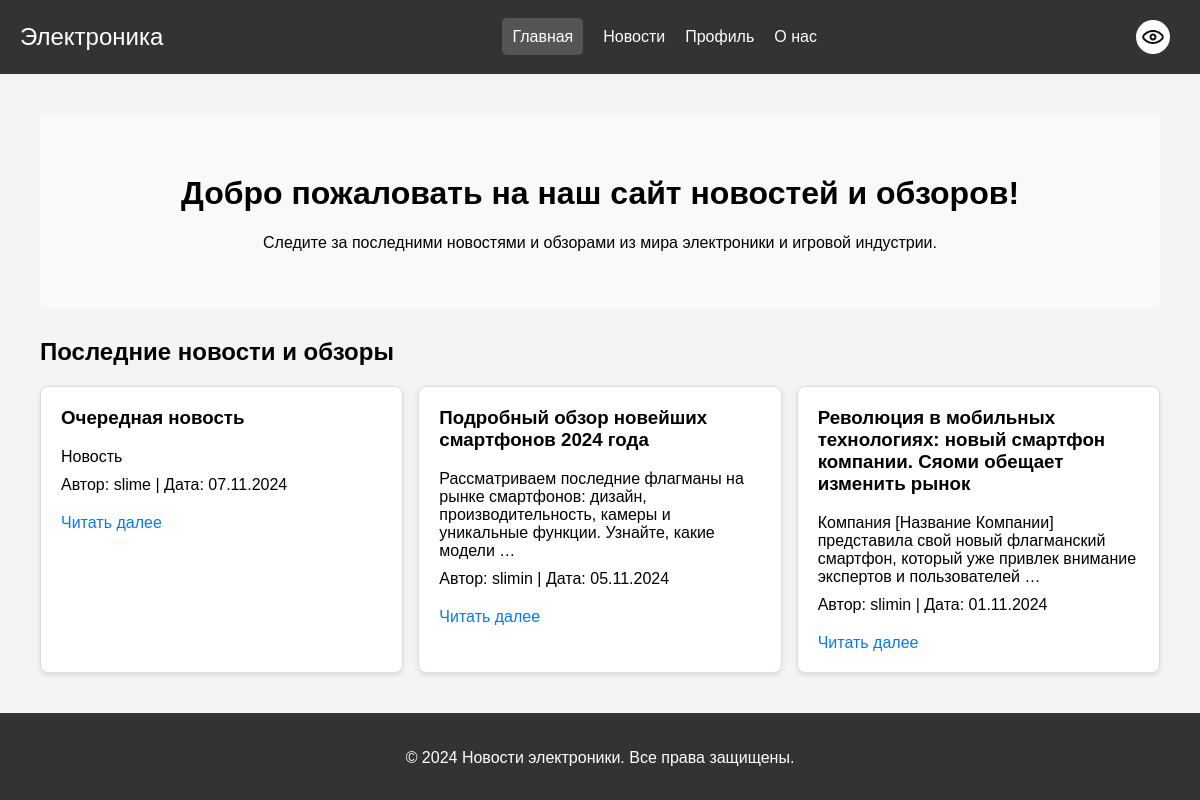
/ (signed in), run on the app's committed database.
### news/models.py (models this page shows, shortened)
class Content(models.Model):
    CONTENT_TYPES = [
        ('news', 'Новости'),
        ('review', 'Обзор'),
    ]
    title = models.CharField(max_length=200)
    content = models.TextField()
    created_at = models.DateTimeField(auto_now_add=True)
    author = models.ForeignKey('UserProfile', on_delete=models.CASCADE)
    type = models.CharField(max_length=10, choices=CONTENT_TYPES)
    age_restriction = models.BooleanField(default=False, verbose_name="Возрастные ограничения")

class UserProfile(AbstractUser):
    username = models.CharField(max_length=20, unique=True, blank=False)
    nickname = models.CharField(max_length=15, blank=False)
    birthdate = models.DateField(blank=False, null=False)
    avatar = models.ImageField(upload_to='user_avatars', default='user_avatars/default-avatar.png')
    email = models.EmailField(unique=True)

### news/views.py (the view)
# urls.py: path('', views.index, name='index'),
def index(request):
    latest_news = Content.objects.order_by('-created_at')[:6]
    return render(request, 'index.html', {'latest_news': latest_news})

### news/templates/index.html (shortened to what this page needs)
{% extends 'base.html' %}
{% load static %}
{% block extra_css %}
<link rel="stylesheet" href="{% static 'css/index.css' %}">
{% endblock %}
{% block content %}
<div class="content-container">
    <div class="banner">
        <h1>Добро пожаловать на наш сайт новостей и обзоров!</h1>
        <p>Следите за последними новостями и обзорами из мира электроники и игровой индустрии.</p>
    </div>
    <div class="latest-content">
        <h2>Последние новости и обзоры</h2>
        <div class="content-cards">
            {% for news in latest_news %}
                <div class="content-card">
                    <h3>{{ news.title }}</h3>
                    <p>{{ news.content|truncatewords:15 }}</p>
                    <p>Автор: {{ news.author.username }} | Дата: {{ news.created_at|date:"d.m.Y" }}</p>
                    <a href="{% url 'content_detail' news.id %}">Читать далее</a>
                </div>
            {% empty %}
                <p>Нет доступных новостей или обзоров.</p>
            {% endfor %}
        </div>
    </div>
</div>
{% endblock %}

### news/static/css/base.css (style rules this page uses)
body { margin: 0; font-family: Arial, sans-serif; background-color: #f4f4f4; display: flex; flex-direction: column; min-height: 100vh; }

### news/static/css/index.css (style rules this page uses)
.content-container { max-width: 1200px; margin: 0 auto; padding: 20px; }
.banner { text-align: center; padding: 40px; background-color: #f8f9fa; border-radius: 8px; margin-bottom: 20px; }
.latest-content { margin-top: 30px; }
.content-cards { display: flex; flex-wrap: wrap; gap: 15px; }
.content-card { background: #fff; border: 1px solid #ddd; border-radius: 8px; padding: 20px; flex: 1 1 300px; box-shadow: 0 2px 5px rgba(0, 0, 0, 0.1); }
.content-card h3 { margin-top: 0; }
.content-card p { margin: 10px 0; }
.content-card a { display: inline-block; margin-top: 10px; color: #007bff; text-decoration: none; }

### data on the page
Content: title "Очередная новость", content "Новость", author.username "slime", created_at "07.11.2024"
Content: title "Подробный обзор новейших смартфонов 2024 года", content "Рассматриваем последние флагманы на рынке смартфонов: дизайн, производительность, камеры и уникальные функции. Узнайте, какие модели …", author.username "slimin", created_at "05.11.2024"
Content: title "Революция в мобильных технологиях: новый смартфон компании. Сяоми обещает изменить рынок", content "Компания [Название Компании] представила свой новый флагманский смартфон, который уже привлек внимание экспертов и пользователей …", author.username "slimin", created_at "01.11.2024"
